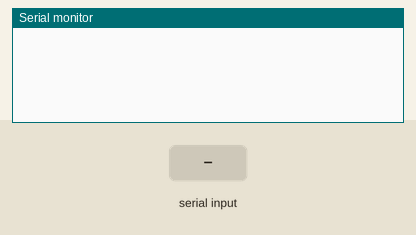
This sketch was run on a simulated Arduino Mega 2560, built with avr-gcc and run on an emulated ATmega2560. Parts: the last lines printed to the serial monitor. The inputs (shaded band) are chosen by the test bench.

Above: at 1.2 s.
1.3 s: "<c90>" received over Serial
At 1.6 s:
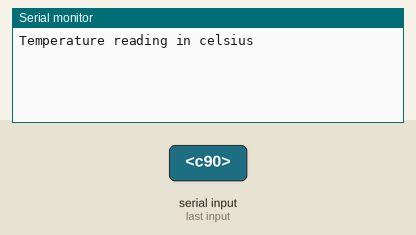
2.8 s: byte 102 ('f') received over Serial
At 4.0 s:
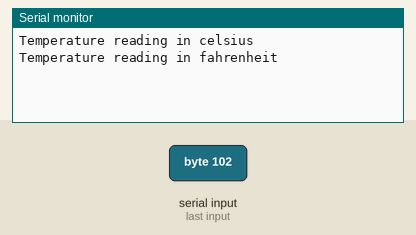
4.3 s: "<t90>" received over the second serial link
At 5.1 s:
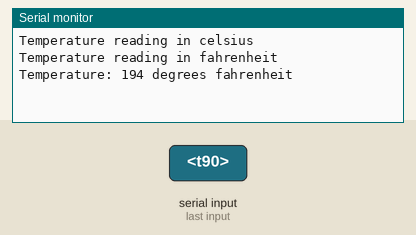
5.8 s: "<b90>" received over the second serial link
At 6.2 s:
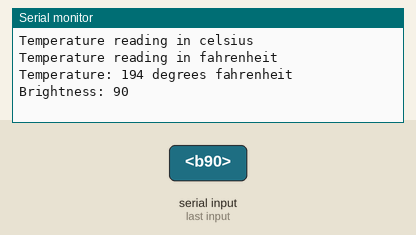

Measured:
- after the input at 1.3 s, the serial monitor: prints a new line at once (image 1)
- after the input at 2.8 s, the serial monitor: prints a new line at once (image 2)
- after the input at 4.3 s, the serial monitor: prints a new line at once (image 3)
- after the input at 5.8 s, the serial monitor: prints a new line at once (image 4)

The sketch:

Board2MEGA.ino
```cpp
// This will run on board 2, connected in series between board 1 and pc
// Purpose to take pc input, prompted board 1 for sensor reading, then relay reading to pc
const long baud = 115200;

// Temperature setting var
bool celsius = true;

// Incoming message reading
bool messageReady = false;
String currentMessage = String("");
bool messageStarted = false;

// Establish message framing
const char startChar = '<';
const char endChar = '>';


void setup() {
  // PC communication
  Serial.begin(baud);
  // Board 1 communication
  Serial1.begin(baud);
}


void loop() {
  // Receive from pc
  if (Serial.available() > 0){
    // Read single char
    char pcChar = Serial.read();
    switch(pcChar){
      // If 'c' or 'f' just change board 2 global var
      case 'c': {
        celsius = true;
        Serial.println("Temperature reading in celsius");
        break;
      }
      case 'f': {
        celsius = false;
        Serial.println("Temperature reading in fahrenheit");
        break;
      }
      // If 't' or 'b' send to board 1
      case 't': {
          Serial1.print(pcChar);
        break;
      }
      case 'b': {
          Serial1.print(pcChar);
        break;
      }
    }
  }

  // Receive from board 1
  receiveMessage();
  if (messageReady) {
    if (currentMessage.charAt(0) == 't') {
      // Get temperature as float from currentMessage - first char
      float temp = currentMessage.substring(1).toFloat();

      // Convert to F if necessary
      if (celsius == false) {
        temp = (temp*9/5) + 32;
      }
      Serial.print("Temperature: ");
      Serial.print(temp, 0);
      if (celsius == true) {
        Serial.println(" degrees celsius");
      } else {
        Serial.println(" degrees fahrenheit");
      }
    } else if (currentMessage.charAt(0) == 'b') {
      // Get brightness as float from currentMessage - first char
      float brightness = currentMessage.substring(1).toFloat();
      Serial.print("Brightness: ");
      Serial.println(brightness, 0);
    }
    // Reset message
    messageReady = false;
    messageStarted = false;
    currentMessage = "";
  }
}


void receiveMessage(){
  // If there is no finished message, read input
  while (Serial1.available() > 0 && messageReady == false) {
    char cur = Serial1.read();
    if (messageStarted == true) { // If the message has started, read it
      if (cur == endChar) { // If end character, message is ready
        messageReady = true;
      } else { // Transcribe to currentMessage buffer
        currentMessage.concat(cur);
      }
    } else if (cur == startChar) { // If start character, start message
      messageStarted = true;
    }
  }
}
```
